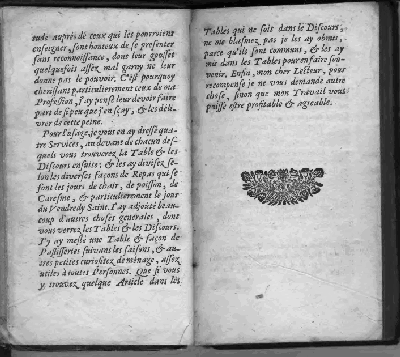
%> input picture tp3matlab/TP03/duaspaginas.bmp, 400 x 357 px
$ octave tema2.m   (GNU Octave 9; MATLAB toolbox functions it lacks are replaced by stand-ins)
%> lines starting %> are read from the running program, lines starting %| are printed output that depends on the picture
%se realiza un gradiente

imagenOriginal = imread('TP03/duaspaginas.bmp');
%> imagenOriginal is the input picture: size 357x400 uint8; min 3, max 236, mean 172
figure; imshow(imagenOriginal);

se = strel('disk',2);
marker = imerode(imagenOriginal,se);
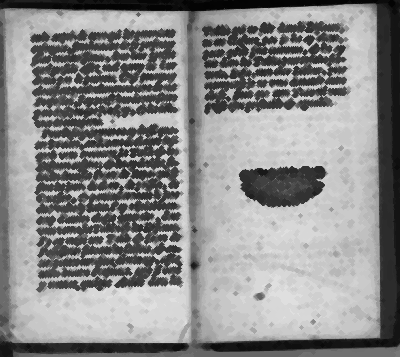
%> marker: size 357x400 uint8; min 3, max 224, mean 137.1
figure; imshow(marker);

imagenDiferencia = imagenOriginal - marker;
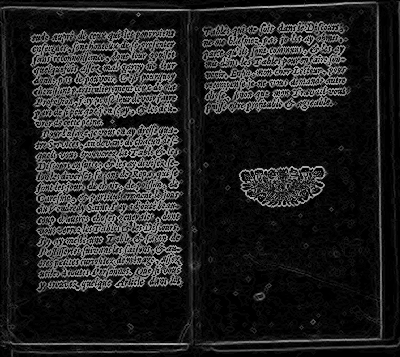
%> imagenDiferencia: size 357x400 uint8; min 0, max 190, mean 34.8

figure; imshow(imagenDiferencia);


%binarizacion de la imagen
nivel = graythresh(imagenDiferencia);
%> nivel = 0.259
BW = im2bw(imagenDiferencia,nivel);
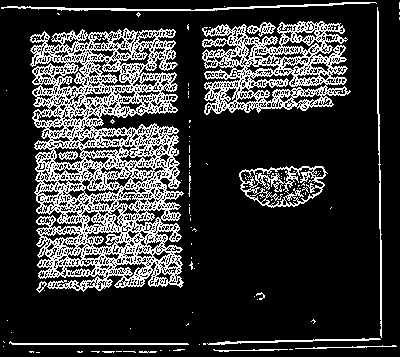
%> BW: size 357x400 logical; 21.5% white in thin lines or dots

figure; imshow(BW);

$ run again, with tp3matlab/TP03/Ajedrez.bmp copied over tp3matlab/TP03/duaspaginas.bmp
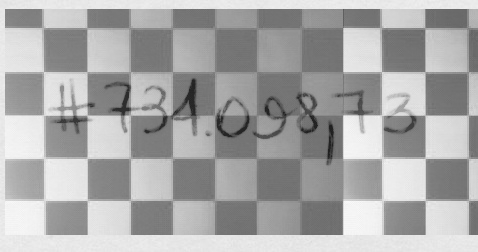
%> input picture tp3matlab/TP03/Ajedrez.bmp, 478 x 252 px
%> imagenOriginal is the input picture: size 252x478x3 uint8; min 30, max 249, mean 168.4
%> `imagenDiferencia = imagenOriginal - marker;`:
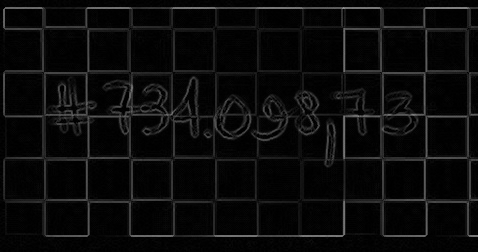
%> imagenDiferencia: size 252x478x3 uint8; min 0, max 141, mean 10.7
%> nivel = 0.125
%> `BW = im2bw(imagenDiferencia,nivel);`:
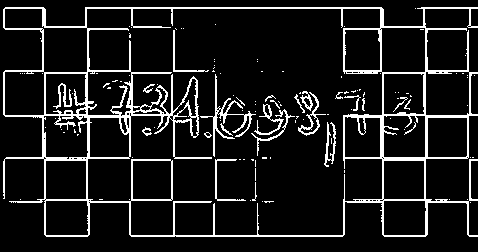
%> BW: size 252x478 logical; 10.7% white in thin lines or dots
